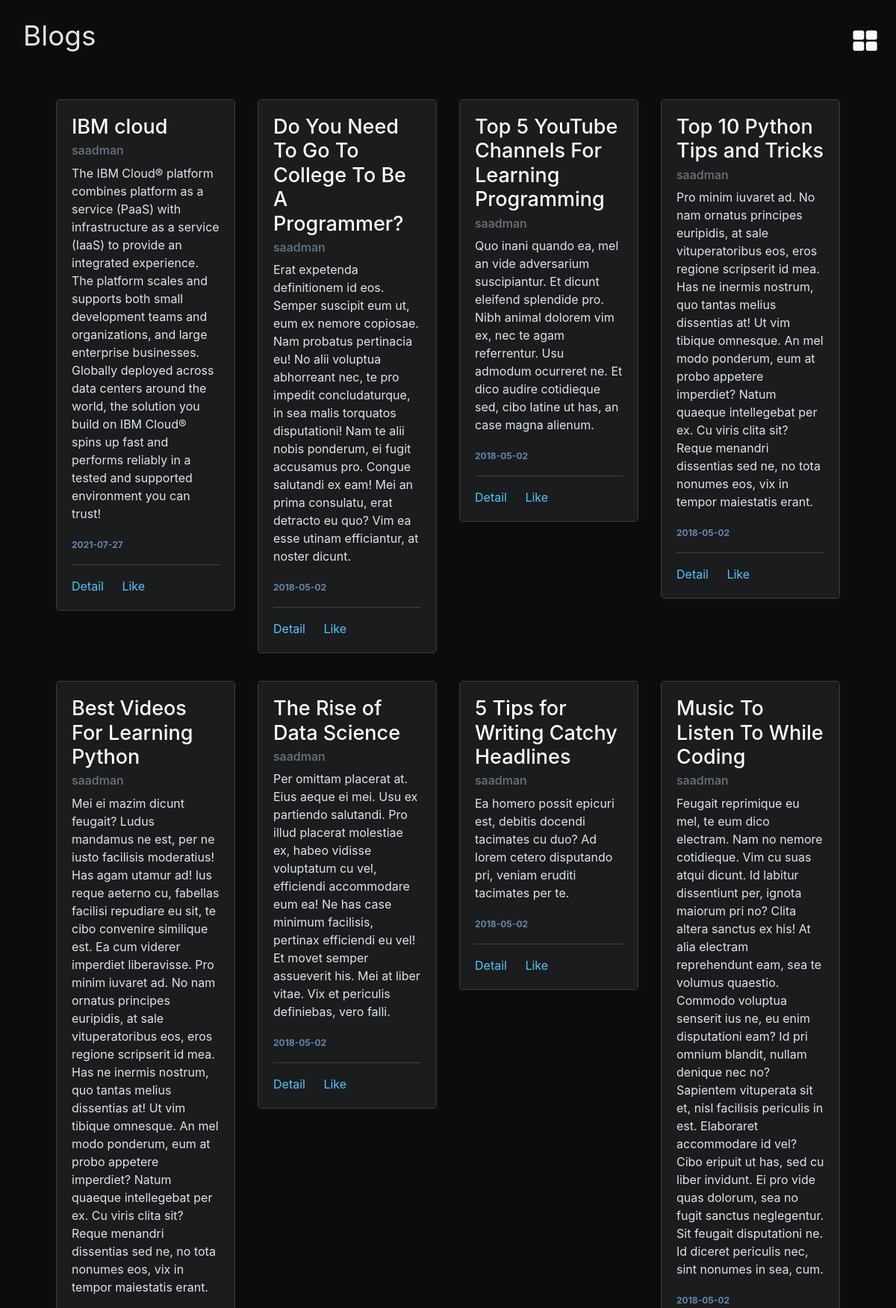
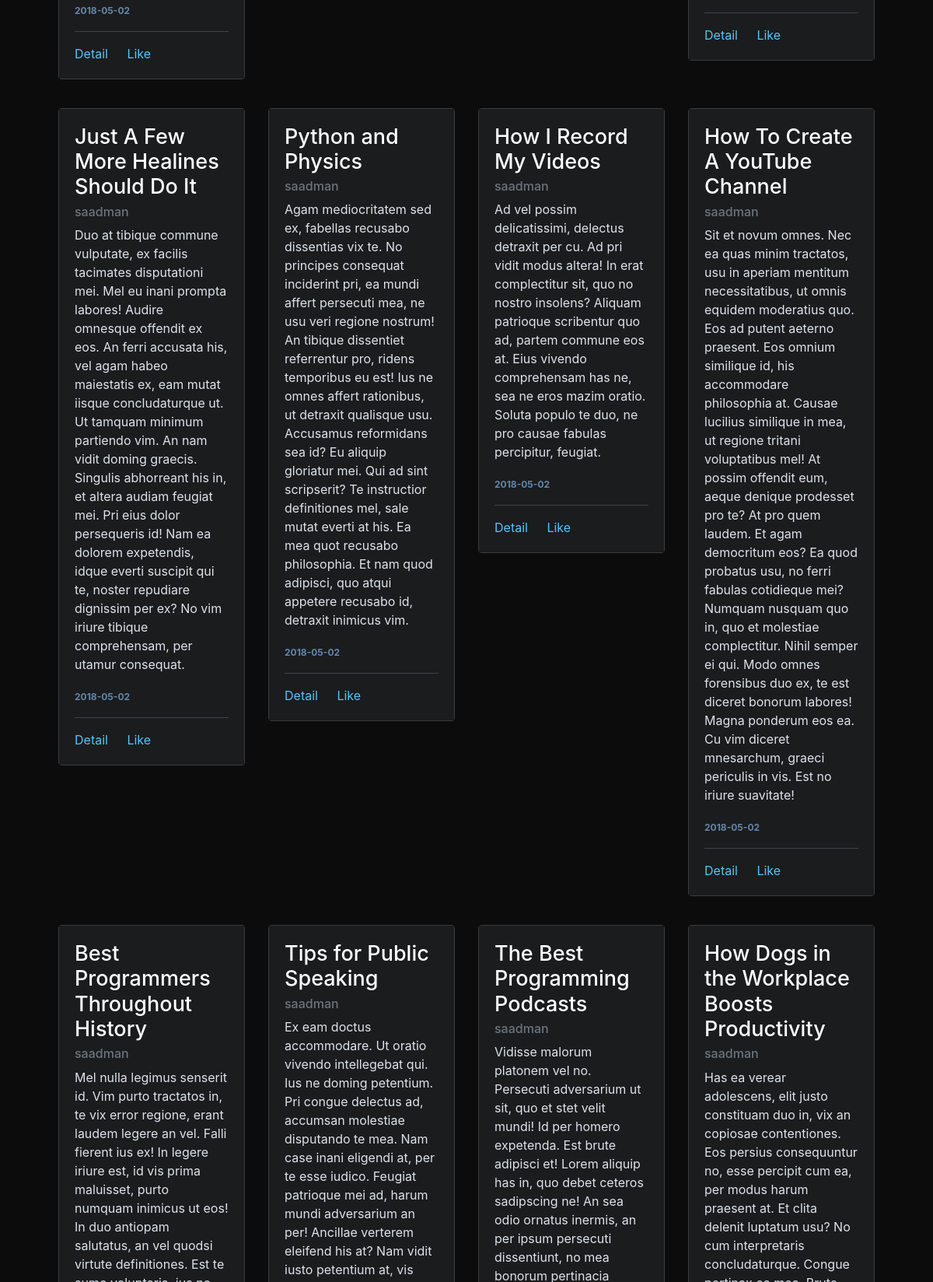
/home/ (upper part), run on the app's committed database (2 pictures, top to bottom).
### flaskblog/models.py (models this page shows, shortened)
class Post(db.Model):
    id = db.Column(db.Integer, primary_key=True)
    title = db.Column(db.String(100), nullable=False)
    date_posted = db.Column(db.DateTime, nullable=False, default=datetime.utcnow)
    content = db.Column(db.Text, nullable=False)
    user_id = db.Column(db.Integer, db.ForeignKey('user.id'), nullable=False)

class User(db.Model, UserMixin):
    id = db.Column(db.Integer, primary_key=True)
    username = db.Column(db.String(20), unique=True, nullable=False)
    email = db.Column(db.String(120), unique=True, nullable=False)
    image_file = db.Column(db.String(20), nullable=False, default='default.jpg')
    password = db.Column(db.String(60), nullable=False)
    posts = db.relationship('Post', backref='author', lazy=True)
    is_admin = db.Column(db.Boolean, default=False)

### flaskblog/routes.py (the view)
@app.route("/")
@app.route("/home/")
def home():
    page = request.args.get('page', 1, type=int)
    posts = Post.query.order_by(Post.date_posted.desc()).paginate(page=page, per_page=100)
    return render_template('all_blogs.html', posts=posts)

### flaskblog/templates/all_blogs.html
{% extends "base.html" %}
{% block content %}
<div class="row row-cols-1 row-cols-sm-2 row-cols-md-2 row-cols-lg-3 row-cols-xl-4" style="margin-right: 5%;margin-left: 5%;margin-bottom: 5%;">
    {% for post in posts.items %}
    <div class="col" style="margin-top: 37px;margin-left: 0px;">
        <div class="card" data-bss-hover-animate="shake" style="border-style: solid;border-color: rgb(58,60,62);">
            <div class="card-body" style="background: #1b1c1e;border-style: none;border-color: #ffffff;">
                <h4 class="card-title" style="font-size: 27px;"> <a style="text-decoration: none; color: #ffffff;" href="{{ url_for('post', post_id=post.id) }}">{{ post.title }}</a></h4>
                <h6 class="text-muted card-subtitle mb-2">{{ post.author.username }}</h6>
                <p class="card-text">{{ post.content }}</p>
                <small style="font-size: 12px;color: rgb(99,135,170);font-weight: bold;">{{ post.date_posted.strftime('%Y-%m-%d') }}</small>
                <hr style="border-color: rgb(60,67,74);">
                <a class="card-link" href="{{ url_for('post', post_id=post.id) }}" style="color: #52c6f8;">Detail</a>
                <a class="card-link" href="#" style="color: #52c6f8;">Like</a>
            </div>
        </div>
    </div>
    {% endfor %}
</div>
{% endblock content %}

### flaskblog/templates/base.html (shortened to what this page needs)
<!DOCTYPE html>
<html lang="en">
<head>
    <link rel="stylesheet" href="https://cdnjs.cloudflare.com/ajax/libs/twitter-bootstrap/4.6.0/css/bootstrap.min.css">
    <link rel="stylesheet" href="https://cdnjs.cloudflare.com/ajax/libs/font-awesome/4.7.0/css/font-awesome.min.css">
    <link rel="stylesheet" href="https://cdnjs.cloudflare.com/ajax/libs/animate.css/3.5.2/animate.min.css">
    <link rel="stylesheet" href="{{ url_for('static', filename='styles.css') }}">
    <link rel="stylesheet" href="{{ url_for('static', filename='Login-Form-Dark.css') }}">
</head>
<body style="color: rgb(220,227,234);background: #0d0c0c;">
    <nav class="navbar navbar-light navbar-expand-md" style="height: 96px;">
        <div class="container-fluid">
            <a class="navbar-brand" href="{{ url_for('home') }}" style="font-size: 37px;color: rgba(245,251,252,0.9);">Blogs</a>
            <div class="dropleft">
                <a aria-expanded="false" data-toggle="dropdown" class="rubberBand animated" href="#" style="color: rgb(247,251,255);border-color: rgb(247,251,255);transform: translateY(0px);"><i class="fa fa-th-large" style="transform: translateX(14px) translateY(7px) scale(2.16);margin-right: 13px;"></i>&nbsp;</a>
            </div>
        </div>
    </nav>
    {% block content %}{% endblock %}
</body>
</html>

### data on the page
Post: title "IBM cloud", author.username "saadman", content "The IBM Cloud® platform combines platform as a service (PaaS) with infrastructure as a service (IaaS) to provide an integrated experience. The platform scales and supports both small development teams and organizations, and large enterprise businesses. Globally deployed across data centers around the world, the solution you build on IBM Cloud® spins up fast and performs reliably in a tested and supported environment you can trust!", date_posted "2021-07-27"
Post: title "Do You Need To Go To College To Be A Programmer?", author.username "saadman", content "Erat expetenda definitionem id eos. Semper suscipit eum ut, eum ex nemore copiosae. Nam probatus pertinacia eu! No alii voluptua abhorreant nec, te pro impedit concludaturque, in sea malis torquatos disputationi! Nam te alii nobis ponderum, ei fugit accusamus pro. Congue salutandi ex eam! Mei an prima consulatu, erat detracto eu quo? Vim ea esse utinam efficiantur, at noster dicunt.", date_posted "2018-05-02"
Post: title "Top 5 YouTube Channels For Learning Programming", author.username "saadman", content "Quo inani quando ea, mel an vide adversarium suscipiantur. Et dicunt eleifend splendide pro. Nibh animal dolorem vim ex, nec te agam referrentur. Usu admodum ocurreret ne. Et dico audire cotidieque sed, cibo latine ut has, an case magna alienum.", date_posted "2018-05-02"
Post: title "Top 10 Python Tips and Tricks", author.username "saadman", content "Pro minim iuvaret ad. No nam ornatus principes euripidis, at sale vituperatoribus eos, eros regione scripserit id mea. Has ne inermis nostrum, quo tantas melius dissentias at! Ut vim tibique omnesque. An mel modo ponderum, eum at probo appetere imperdiet? Natum quaeque intellegebat per ex. Cu viris clita sit? Reque menandri dissentias sed ne, no tota nonumes eos, vix in tempor maiestatis erant.", date_posted "2018-05-02"
Post: title "Best Videos For Learning Python", author.username "saadman", content "Mei ei mazim dicunt feugait? Ludus mandamus ne est, per ne iusto facilisis moderatius! Has agam utamur ad! Ius reque aeterno cu, fabellas facilisi repudiare eu sit, te cibo convenire similique est. Ea cum viderer imperdiet liberavisse. Pro minim iuvaret ad. No nam ornatus principes euripidis, at sale vituperatoribus eos, eros regione scripserit id mea. Has ne inermis nostrum, quo tantas melius dissentias at! Ut vim tibique omnesque. An mel modo ponderum, eum at probo appetere imperdiet? Natum quaeque intellegebat per ex. Cu viris clita sit? Reque menandri dissentias sed ne, no tota nonumes eos, vix in tempor maiestatis erant.", date_posted "2018-05-02"
Post: title "The Rise of Data Science", author.username "saadman", content "Per omittam placerat at. Eius aeque ei mei. Usu ex partiendo salutandi. Pro illud placerat molestiae ex, habeo vidisse voluptatum cu vel, efficiendi accommodare eum ea! Ne has case minimum facilisis, pertinax efficiendi eu vel! Et movet semper assueverit his. Mei at liber vitae. Vix et periculis definiebas, vero falli.", date_posted "2018-05-02"
Post: title "5 Tips for Writing Catchy Headlines", author.username "saadman", content "Ea homero possit epicuri est, debitis docendi tacimates cu duo? Ad lorem cetero disputando pri, veniam eruditi tacimates per te.", date_posted "2018-05-02"
Post: title "Music To Listen To While Coding", author.username "saadman", content "Feugait reprimique eu mel, te eum dico electram. Nam no nemore cotidieque. Vim cu suas atqui dicunt. Id labitur dissentiunt per, ignota maiorum pri no? Clita altera sanctus ex his! At alia electram reprehendunt eam, sea te volumus quaestio. Commodo voluptua senserit ius ne, eu enim disputationi eam? Id pri omnium blandit, nullam denique nec no? Sapientem vituperata sit et, nisl facilisis periculis in est. Elaboraret accommodare id vel? Cibo eripuit ut has, sed cu liber invidunt. Ei pro vide quas dolorum, sea no fugit sanctus neglegentur. Sit feugait disputationi ne. Id diceret periculis nec, sint nonumes in sea, cum.", date_posted "2018-05-02"
Post: title "Just A Few More Healines Should Do It", author.username "saadman", content "Duo at tibique commune vulputate, ex facilis tacimates disputationi mei. Mel eu inani prompta labores! Audire omnesque offendit ex eos. An ferri accusata his, vel agam habeo maiestatis ex, eam mutat iisque concludaturque ut. Ut tamquam minimum partiendo vim. An nam vidit doming graecis. Singulis abhorreant his in, et altera audiam feugiat mei. Pri eius dolor persequeris id! Nam ea dolorem expetendis, idque everti suscipit qui te, noster repudiare dignissim per ex? No vim iriure tibique comprehensam, per utamur consequat.", date_posted "2018-05-02"
Post: title "Python and Physics", author.username "saadman", content "Agam mediocritatem sed ex, fabellas recusabo dissentias vix te. No principes consequat inciderint pri, ea mundi affert persecuti mea, ne usu veri regione nostrum! An tibique dissentiet referrentur pro, ridens temporibus eu est! Ius ne omnes affert rationibus, ut detraxit qualisque usu. Accusamus reformidans sea id? Eu aliquip gloriatur mei. Qui ad sint scripserit? Te instructior definitiones mel, sale mutat everti at his. Ea mea quot recusabo philosophia. Et nam quod adipisci, quo atqui appetere recusabo id, detraxit inimicus vim.", date_posted "2018-05-02"
Post: title "How I Record My Videos", author.username "saadman", content "Ad vel possim delicatissimi, delectus detraxit per cu. Ad pri vidit modus altera! In erat complectitur sit, quo no nostro insolens? Aliquam patrioque scribentur quo ad, partem commune eos at. Eius vivendo comprehensam has ne, sea ne eros mazim oratio. Soluta populo te duo, ne pro causae fabulas percipitur, feugiat.", date_posted "2018-05-02"
Post: title "How To Create A YouTube Channel", author.username "saadman", content "Sit et novum omnes. Nec ea quas minim tractatos, usu in aperiam mentitum necessitatibus, ut omnis equidem moderatius quo. Eos ad putent aeterno praesent. Eos omnium similique id, his accommodare philosophia at. Causae lucilius similique in mea, ut regione tritani voluptatibus mel! At possim offendit eum, aeque denique prodesset pro te? At pro quem laudem. Et agam democritum eos? Ea quod probatus usu, no ferri fabulas cotidieque mei? Numquam nusquam quo in, quo et molestiae complectitur. Nihil semper ei qui. Modo omnes forensibus duo ex, te est diceret bonorum labores! Magna ponderum eos ea. Cu vim diceret mnesarchum, graeci periculis in vis. Est no iriure suavitate!", date_posted "2018-05-02"
Post: title "Best Programmers Throughout History", author.username "saadman"
Post: title "Tips for Public Speaking", author.username "saadman"
Post: title "The Best Programming Podcasts", author.username "saadman"
Post: title "How Dogs in the Workplace Boosts Productivity", author.username "saadman"
